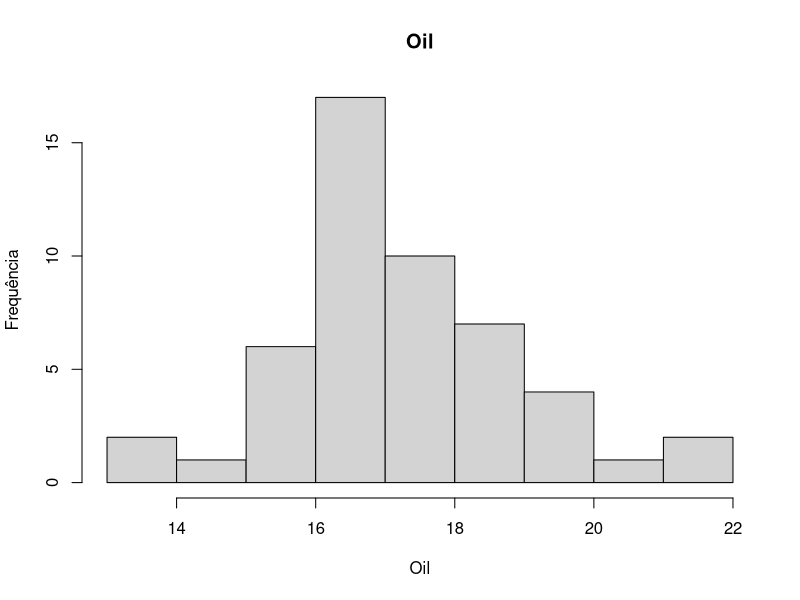
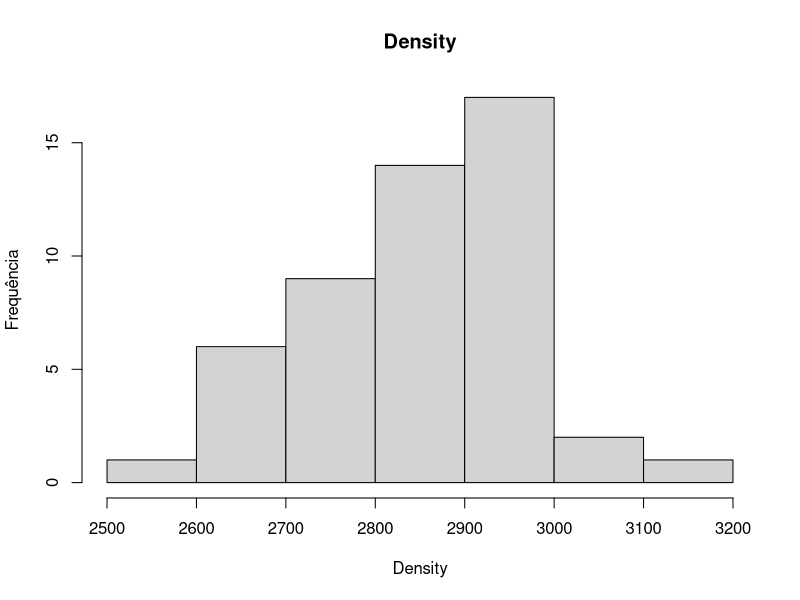
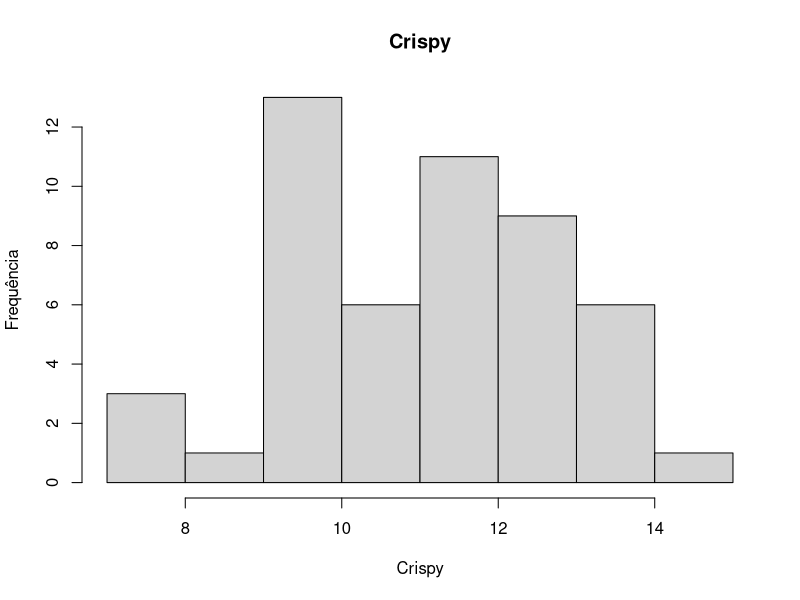
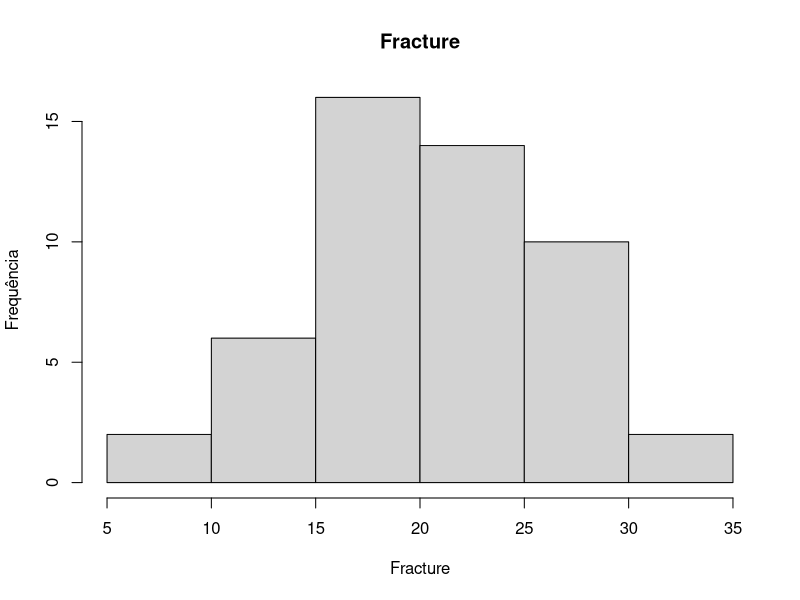
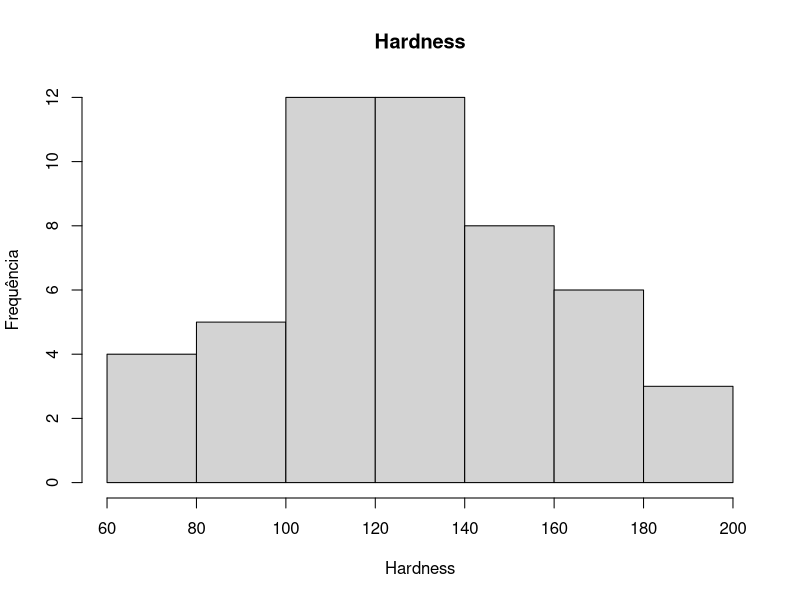
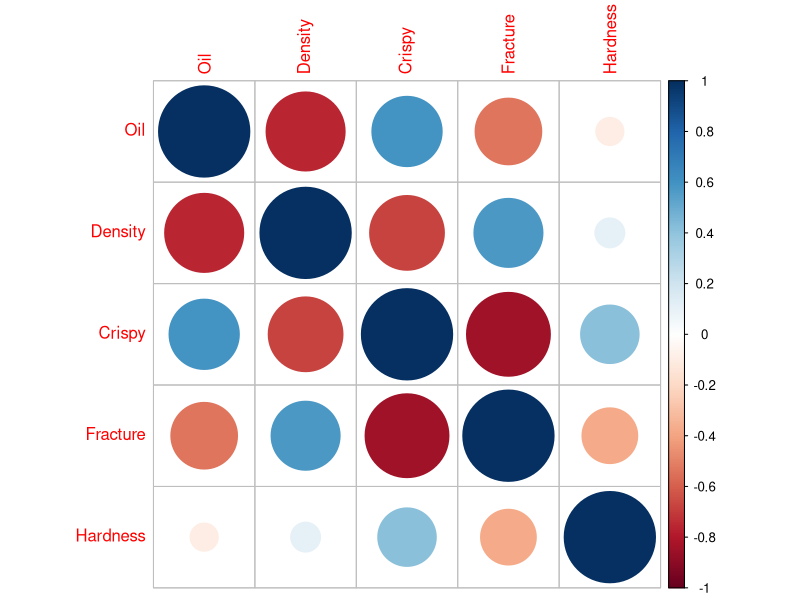
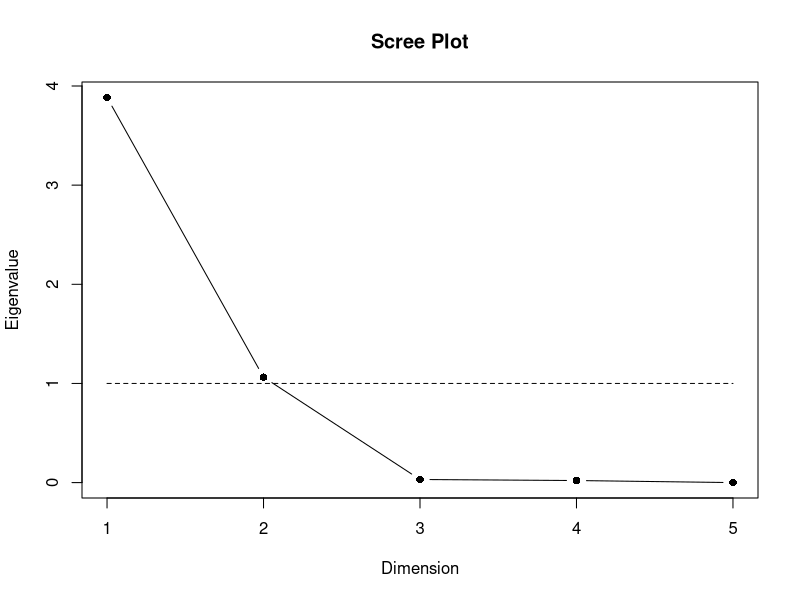
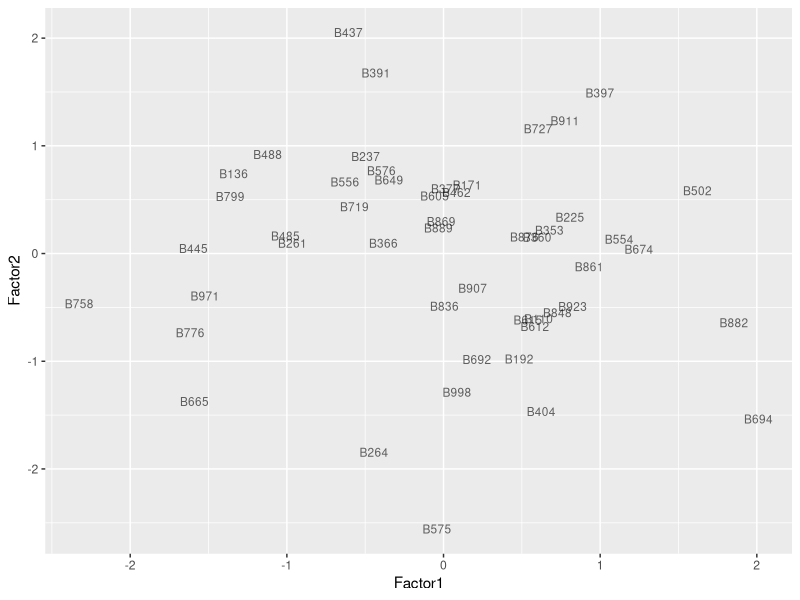

Write R code to recreate these figures, in order.
## ---- chunk 1
options(scipen=999)
options(warn = 0)
library(knitr)
library(ggplot2)
library(dplyr)
library(magrittr)
library(kableExtra)
library(psy)
## ---- chunk 2
dt = read.csv2("food.csv", sep =';', header=T)
#dt = rename(dt,massa = X,)
head(dt,10)
## ---- chunk 3
str(dt)
## ---- chunk 4
dt2 = dt
dt2$X = NULL
summary(dt2)
## ---- chunk 5
hist(dt$Oil, main = "Oil", xlab = "Oil", ylab="Frequência")
hist(dt$Density, main = "Density", xlab = "Density", ylab="Frequência")
hist(dt$Crispy, main="Crispy", xlab = "Crispy", ylab="Frequência")
hist(dt$Fracture, main="Fracture", xlab = "Fracture", ylab="Frequência")
hist(dt$Hardness, main="Hardness", xlab = "Hardness", ylab="Frequência")
## ---- chunk 6
shapiro.test(dt$Oil)
shapiro.test(dt$Density)
shapiro.test(dt$Crispy)
shapiro.test(dt$Fracture)
shapiro.test(dt$Hardness)
## ---- chunk 7
library(Hmisc)
rcorr(as.matrix(dt2))

library(corrplot)
corrplot(cor(dt2))
## ---- chunk 8
library(psych)
cortest.bartlett(dt2)
## ---- chunk 9
KMO(dt2)
## ---- chunk 10
fa=factanal(dt2, factors = 1, method ="mle")
fa
## ---- chunk 11
fa=factanal(dt2, factors = 2, method ="mle")
fa
## ---- chunk 12
knitr::kable(t(fa$uniquenesses))%>% kable_styling(position = "center")

#tabela6<- data.frame(fa$uniquenesses) 
#colnames(tabela6)<-c("Uniqueness")
#knitr::kable(t(tabela6))%>% kable_styling(position = "center")

## ---- chunk 13
fa$loadings
## ---- chunk 14
apply(fa$loadings^2,1,sum)
## ---- chunk 15
fa$loadings
## ---- chunk 16
psy::scree.plot(fa$correlation)
## ---- chunk 17
scores = factanal(dt2, factors = 2, method = "mle",scores = "regression")$scores
dt3= data.frame(dt$X,scores)
dt3
## ---- chunk 18
ggplot(dt3, aes(x=Factor1, y=Factor2)) + geom_text(alpha=.6, size=3, aes(label=dt.X))
